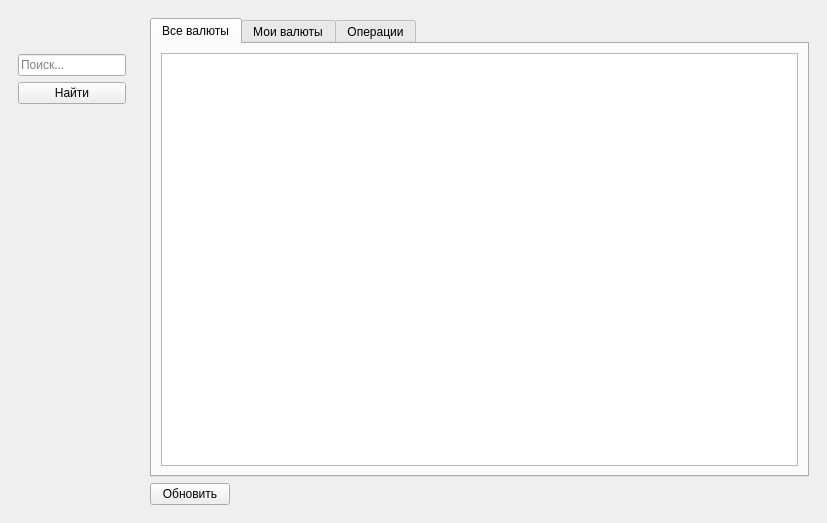
<?xml version="1.0" encoding="UTF-8"?>
<ui version="4.0">
 <class>MainWindow</class>
 <widget class="QMainWindow" name="MainWindow">
  <property name="geometry">
   <rect>
    <x>0</x>
    <y>0</y>
    <width>827</width>
    <height>523</height>
   </rect>
  </property>
  <property name="windowTitle">
   <string>MainWindow</string>
  </property>
  <widget class="QWidget" name="mainWidget">
   <layout class="QGridLayout" name="gridLayout">
    <item row="1" column="1">
     <widget class="QWidget" name="tableWidget" native="true">
      <layout class="QGridLayout" name="gridLayout_2">
       <item row="1" column="1">
        <widget class="QTabWidget" name="tabs">
         <property name="currentIndex">
          <number>0</number>
         </property>
         <widget class="QWidget" name="allCurrenciesTab">
          <attribute name="title">
           <string>Все валюты</string>
          </attribute>
          <layout class="QGridLayout" name="gridLayout_3">
           <item row="0" column="0">
            <widget class="QTableWidget" name="allCurrenciesTable"/>
           </item>
          </layout>
         </widget>
         <widget class="QWidget" name="myCurrenciesTab">
          <attribute name="title">
           <string>Мои валюты</string>
          </attribute>
          <layout class="QGridLayout" name="gridLayout_5">
           <item row="0" column="0">
            <widget class="QTableWidget" name="myCurrenciesTable"/>
           </item>
          </layout>
         </widget>
         <widget class="QWidget" name="operationsTab">
          <attribute name="title">
           <string>Операции</string>
          </attribute>
          <layout class="QGridLayout" name="gridLayout_6">
           <item row="0" column="0">
            <widget class="QTableWidget" name="operationsTable"/>
           </item>
          </layout>
         </widget>
        </widget>
       </item>
       <item row="3" column="1" alignment="Qt::AlignLeft">
        <widget class="QPushButton" name="refreshButton">
         <property name="text">
          <string>Обновить</string>
         </property>
        </widget>
       </item>
      </layout>
     </widget>
    </item>
    <item row="1" column="0" alignment="Qt::AlignLeft|Qt::AlignTop">
     <widget class="QWidget" name="searchWidget" native="true">
      <layout class="QVBoxLayout" name="verticalLayout_3">
       <property name="topMargin">
        <number>45</number>
       </property>
       <item>
        <widget class="QLineEdit" name="search">
         <property name="placeholderText">
          <string>Поиск...</string>
         </property>
        </widget>
       </item>
       <item>
        <widget class="QPushButton" name="searchButton">
         <property name="text">
          <string>Найти</string>
         </property>
        </widget>
       </item>
      </layout>
     </widget>
    </item>
   </layout>
  </widget>
 </widget>
 <resources/>
 <connections/>
</ui>
